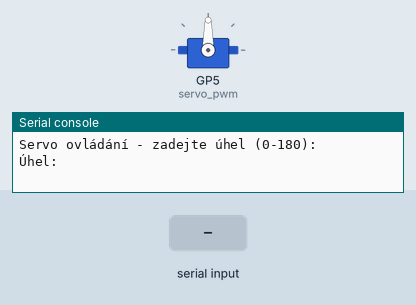
Recording of a program running on a simulated Raspberry Pi Pico running CircuitPython. Shown: servo, the last lines printed to the serial console. The inputs (shaded band) are chosen by the test bench.

Above: at 1.2 s.
1.3 s: "5" typed at the serial console, then Enter
At 1.7 s:
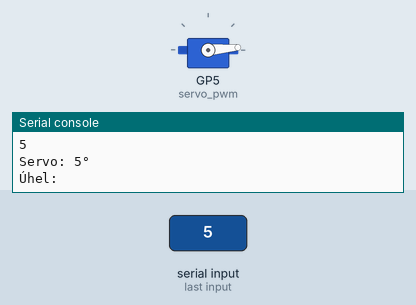
2.8 s: "90" typed at the serial console, then Enter
At 4.0 s:
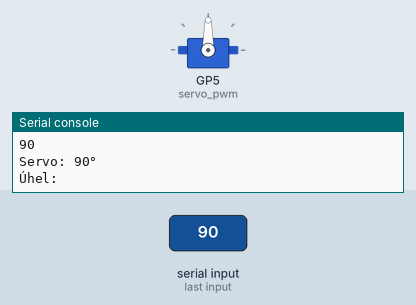
Timing chart, 0 to 5.8 s (numbered marks = the images above; inputs shaded):
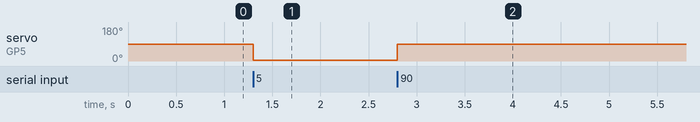

Measured:
- after the input at 1.3 s, servo on GP5 (servo_pwm): 90° → 5° at once
- after the input at 2.8 s, servo on GP5 (servo_pwm): 5° → 90° at once

The program:

code.py
```python
"""
LEVEL 7 - Ovládání servo motoru SG90 ze sériové konzole

ZAPOJENÍ OBVODU:
- Servo motor SG90 připojte:
  - Červený vodič (VCC) k 5V nebo externímu napájení
  - Černý/hnědý vodič (GND) k zemi (GND)
  - Oranžový/žlutý vodič (SIGNAL) k GP05

Zadejte číslo 0-180 pro nastavení úhlu serva.
"""

# import knihoven pro práci s hardware
import board        # přístup k pinům a hardware zařízení
import pwmio        # PWM modul pro řízení serva
from adafruit_motor import servo  # specializovaná knihovna pro servo motory

# vytvoření PWM objektu pro servo na GP05
servo_pwm = pwmio.PWMOut(board.GP5, frequency=50)

# vytvoření servo objektu pomocí adafruit_motor knihovny
my_servo = servo.Servo(servo_pwm)

# nastavení serva na počáteční pozici (střed)
my_servo.angle = 90

print("Servo ovládání - zadejte úhel (0-180):")

# hlavní smyčka
while True:
    # čtení vstupu ze sériové konzole
    vstup = input("Úhel: ").strip()

    # prázdný vstup - opakovat
    if not vstup:
        continue

    # převod na číslo
    uhel = int(vstup)

    # validace rozsahu
    if uhel < 0 or uhel > 180:
        print("Úhel musí být 0-180")
        continue

    # nastavení serva
    my_servo.angle = uhel
    print(f"Servo: {uhel}°")
```
